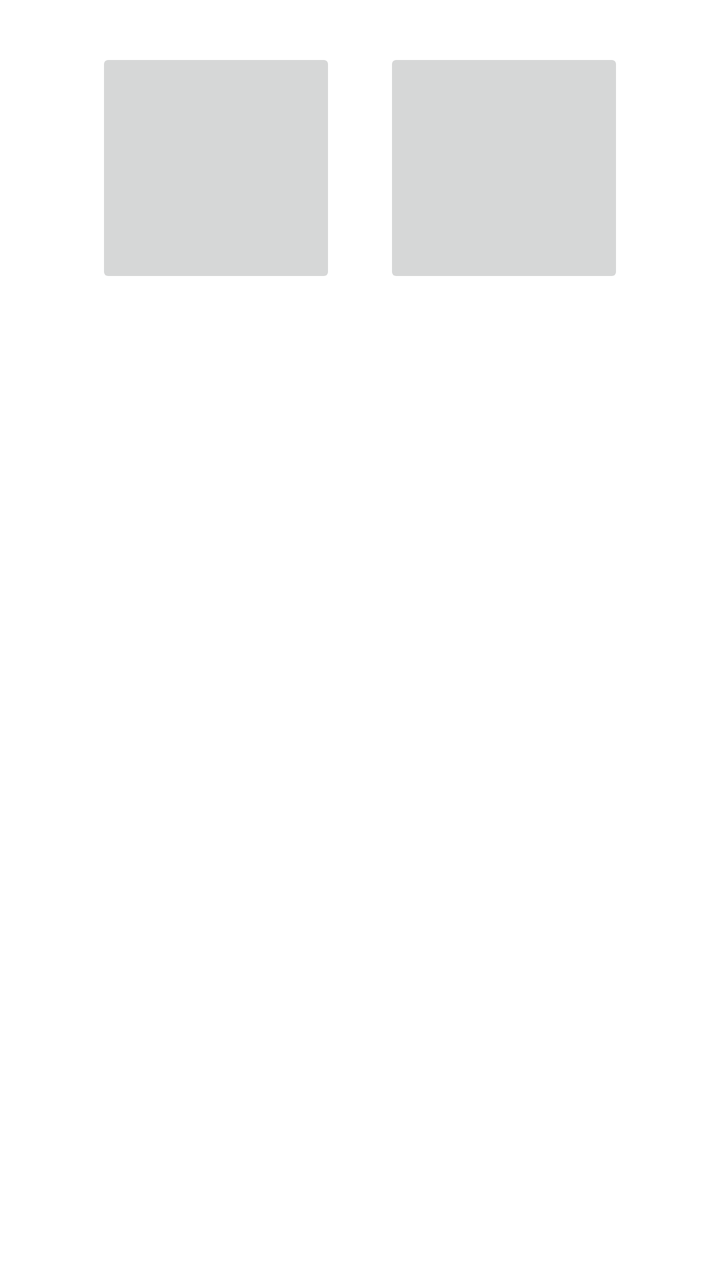
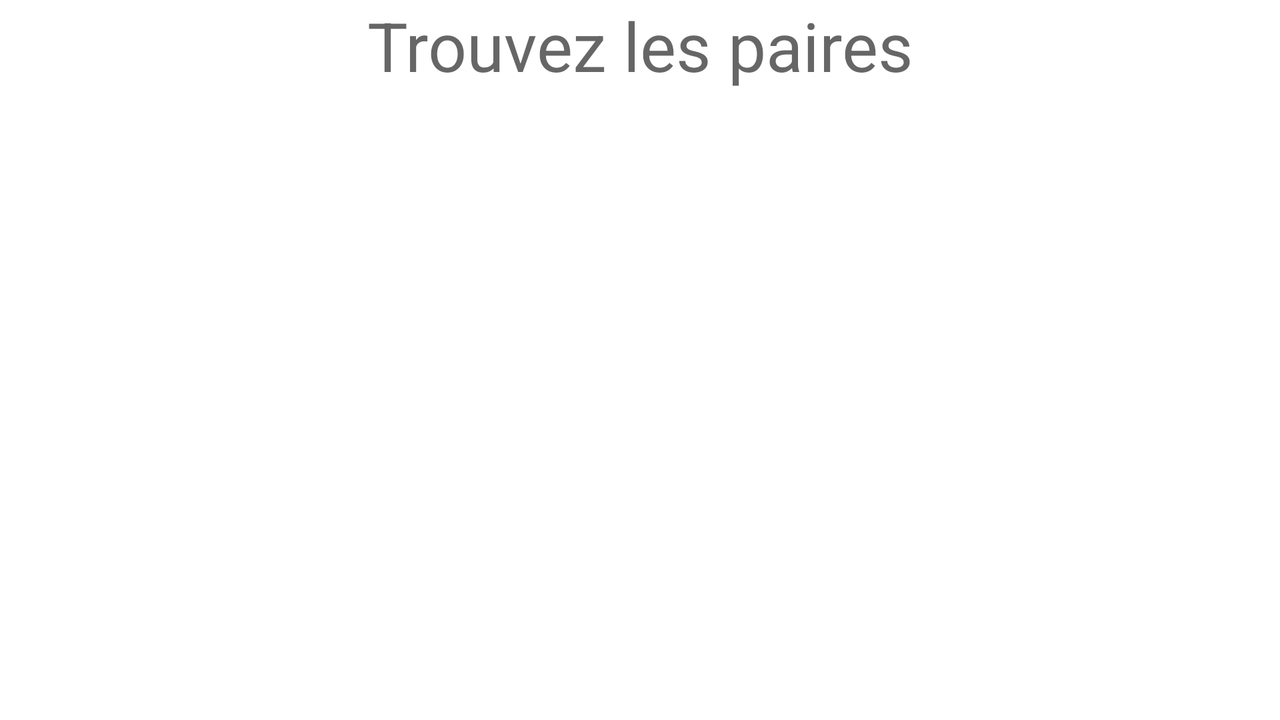

First picture: res/layout/ on a phone held upright. Second picture: the repository's own variant of that layout, on a device whose configuration matches the variant's folder. Source for both follows.
<!-- AndroidManifest.xml: application theme Theme.Memories -->
<!-- res/layout/game_piece.xml -->
<androidx.constraintlayout.widget.ConstraintLayout xmlns:android="http://schemas.android.com/apk/res/android"
    xmlns:app="http://schemas.android.com/apk/res-auto"
    xmlns:tools="http://schemas.android.com/tools"
    android:layout_width="match_parent"
    android:layout_height="match_parent"
    android:id="@+id/MyDynamicLayout"
    tools:context=".MainActivity">

    <ImageButton
        android:id="@+id/imageButton1"
        android:layout_width="120dp"
        android:layout_height="120dp"
        android:layout_marginStart="48dp"
        android:layout_marginTop="24dp"
        android:scaleType="centerCrop"
        app:layout_constraintStart_toStartOf="parent"
        app:layout_constraintTop_toTopOf="parent" />

    <ImageButton
        android:id="@+id/imageButton2"
        android:layout_width="120dp"
        android:layout_height="120dp"
        android:layout_marginEnd="48dp"
        android:scaleType="centerCrop"
        app:layout_constraintEnd_toEndOf="parent"
        app:layout_constraintTop_toTopOf="@+id/imageButton1" />
</androidx.constraintlayout.widget.ConstraintLayout>
<!-- resources referenced by this layout -->
<resources>
  <style name="Theme.Memories" parent="Theme.MaterialComponents.DayNight.DarkActionBar">
          
          <item name="colorPrimary">#622A6E</item>
          <item name="colorPrimaryVariant">@color/purple_700</item>
          <item name="colorOnPrimary">@color/white</item>
          
          <item name="colorSecondary">@color/teal_200</item>
          <item name="colorSecondaryVariant">@color/teal_700</item>
          <item name="colorOnSecondary">@color/black</item>
          
          <item name="android:statusBarColor" tools:targetApi="l">?attr/colorPrimaryVariant</item>
          
      </style>
  <color name="purple_700">#FF3700B3</color>
  <color name="white">#FFFFFFFF</color>
  <color name="teal_200">#FF03DAC5</color>
  <color name="teal_700">#FF018786</color>
  <color name="black">#FF000000</color>
</resources>
<!-- res/layout-land/game_piece.xml (the repository's variant of the layout above) -->
<!-- drawn on the phone turned sideways -->
<LinearLayout xmlns:android="http://schemas.android.com/apk/res/android"
    xmlns:tools="http://schemas.android.com/tools"
    android:layout_width="match_parent"
    android:layout_height="match_parent"
    android:orientation="vertical"
    tools:context=".MainActivity">

    <TextView
        android:layout_width="match_parent"
        android:layout_height="wrap_content"
        android:layout_row="0"
        android:layout_column="0"
        android:gravity="center"
        android:text="Trouvez les paires"
        android:textAppearance="@style/TextAppearance.AppCompat.Display1" />
    <FrameLayout
        android:layout_width="match_parent"
        android:layout_height="match_parent">
        <GridLayout
            android:id="@+id/MyDynamicLayout"
            android:layout_width="wrap_content"
            android:layout_height="wrap_content"
            android:columnCount="6"
            android:layout_gravity="center">


        </GridLayout>
    </FrameLayout>

</LinearLayout>
